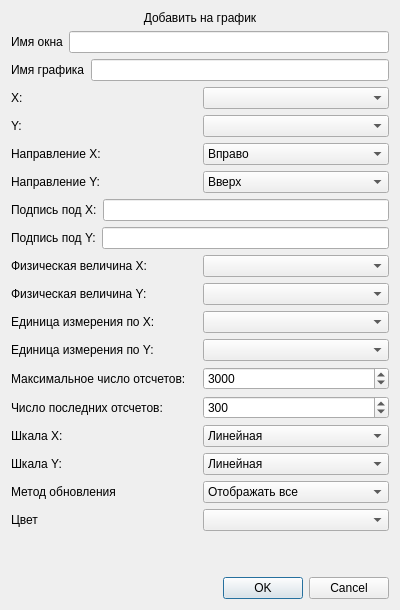
<?xml version="1.0" encoding="UTF-8"?>
<ui version="4.0">
 <class>AddOnPlotDialog</class>
 <widget class="QDialog" name="AddOnPlotDialog">
  <property name="geometry">
   <rect>
    <x>0</x>
    <y>0</y>
    <width>400</width>
    <height>610</height>
   </rect>
  </property>
  <property name="windowTitle">
   <string>Dialog</string>
  </property>
  <layout class="QGridLayout" name="gridLayout_2">
   <item row="0" column="0">
    <layout class="QGridLayout" name="gridLayout">
     <item row="14" column="0">
      <layout class="QHBoxLayout" name="horizontalLayout_11">
       <item>
        <widget class="QLabel" name="label_12">
         <property name="text">
          <string>Число последних отсчетов:</string>
         </property>
        </widget>
       </item>
       <item>
        <widget class="QSpinBox" name="spinBox_MaxLastN">
         <property name="maximum">
          <number>999999999</number>
         </property>
         <property name="value">
          <number>300</number>
         </property>
        </widget>
       </item>
      </layout>
     </item>
     <item row="7" column="0">
      <layout class="QHBoxLayout" name="horizontalLayout_6">
       <item>
        <widget class="QLabel" name="label_7">
         <property name="text">
          <string>Подпись под X:</string>
         </property>
        </widget>
       </item>
       <item>
        <widget class="QLineEdit" name="xTitleEdit"/>
       </item>
      </layout>
     </item>
     <item row="19" column="0">
      <spacer name="verticalSpacer">
       <property name="orientation">
        <enum>Qt::Vertical</enum>
       </property>
       <property name="sizeHint" stdset="0">
        <size>
         <width>20</width>
         <height>40</height>
        </size>
       </property>
      </spacer>
     </item>
     <item row="11" column="0">
      <layout class="QHBoxLayout" name="horizontalLayout_17">
       <item>
        <widget class="QLabel" name="label_18">
         <property name="text">
          <string>Единица измерения по X:</string>
         </property>
        </widget>
       </item>
       <item>
        <widget class="QComboBox" name="xUnitComboBox"/>
       </item>
      </layout>
     </item>
     <item row="8" column="0">
      <layout class="QHBoxLayout" name="horizontalLayout_7">
       <item>
        <widget class="QLabel" name="label_8">
         <property name="text">
          <string>Подпись под Y:</string>
         </property>
        </widget>
       </item>
       <item>
        <widget class="QLineEdit" name="yTitleEdit"/>
       </item>
      </layout>
     </item>
     <item row="10" column="0">
      <layout class="QHBoxLayout" name="horizontalLayout_9">
       <item>
        <widget class="QLabel" name="label_10">
         <property name="text">
          <string>Физическая величина Y:</string>
         </property>
        </widget>
       </item>
       <item>
        <widget class="QComboBox" name="yPhysQuantCbBox"/>
       </item>
      </layout>
     </item>
     <item row="3" column="0">
      <layout class="QHBoxLayout" name="horizontalLayout">
       <item>
        <widget class="QLabel" name="label_2">
         <property name="text">
          <string>X:</string>
         </property>
        </widget>
       </item>
       <item>
        <widget class="QComboBox" name="xNameComboBox"/>
       </item>
      </layout>
     </item>
     <item row="15" column="0">
      <layout class="QHBoxLayout" name="horizontalLayout_13">
       <item>
        <widget class="QLabel" name="label_14">
         <property name="text">
          <string>Шкала X:</string>
         </property>
        </widget>
       </item>
       <item>
        <widget class="QComboBox" name="xScaleTypeCbBox">
         <item>
          <property name="text">
           <string>Линейная</string>
          </property>
         </item>
         <item>
          <property name="text">
           <string>Логарифмическая</string>
          </property>
         </item>
        </widget>
       </item>
      </layout>
     </item>
     <item row="0" column="0">
      <widget class="QLabel" name="mainLabel">
       <property name="text">
        <string>Добавить на график</string>
       </property>
       <property name="alignment">
        <set>Qt::AlignHCenter|Qt::AlignTop</set>
       </property>
      </widget>
     </item>
     <item row="13" column="0">
      <layout class="QHBoxLayout" name="horizontalLayout_10">
       <item>
        <widget class="QLabel" name="label_11">
         <property name="text">
          <string>Максимальное число отсчетов:</string>
         </property>
        </widget>
       </item>
       <item>
        <widget class="QSpinBox" name="spinBox_MaxN">
         <property name="maximum">
          <number>999999999</number>
         </property>
         <property name="value">
          <number>3000</number>
         </property>
        </widget>
       </item>
      </layout>
     </item>
     <item row="4" column="0">
      <layout class="QHBoxLayout" name="horizontalLayout_2">
       <item>
        <widget class="QLabel" name="label_3">
         <property name="text">
          <string>Y:</string>
         </property>
        </widget>
       </item>
       <item>
        <widget class="QComboBox" name="yNameComboBox"/>
       </item>
      </layout>
     </item>
     <item row="18" column="0">
      <layout class="QHBoxLayout" name="horizontalLayout_14">
       <item>
        <widget class="QLabel" name="label_15">
         <property name="text">
          <string>Цвет</string>
         </property>
        </widget>
       </item>
       <item>
        <widget class="QComboBox" name="colorComboBox"/>
       </item>
      </layout>
     </item>
     <item row="5" column="0">
      <layout class="QHBoxLayout" name="horizontalLayout_4">
       <item>
        <widget class="QLabel" name="label_5">
         <property name="text">
          <string>Направление X:</string>
         </property>
        </widget>
       </item>
       <item>
        <widget class="QComboBox" name="xDirComboBox">
         <item>
          <property name="text">
           <string>Вправо</string>
          </property>
         </item>
         <item>
          <property name="text">
           <string>Влево</string>
          </property>
         </item>
        </widget>
       </item>
      </layout>
     </item>
     <item row="17" column="0">
      <layout class="QHBoxLayout" name="horizontalLayout_15">
       <item>
        <widget class="QLabel" name="label_16">
         <property name="text">
          <string>Метод обновления</string>
         </property>
        </widget>
       </item>
       <item>
        <widget class="QComboBox" name="updateModeCbBox">
         <item>
          <property name="text">
           <string>Отображать все</string>
          </property>
         </item>
         <item>
          <property name="text">
           <string>Последние N отсчетов</string>
          </property>
         </item>
        </widget>
       </item>
      </layout>
     </item>
     <item row="20" column="0">
      <widget class="QDialogButtonBox" name="buttonBox">
       <property name="orientation">
        <enum>Qt::Horizontal</enum>
       </property>
       <property name="standardButtons">
        <set>QDialogButtonBox::Cancel|QDialogButtonBox::Ok</set>
       </property>
      </widget>
     </item>
     <item row="12" column="0">
      <layout class="QHBoxLayout" name="horizontalLayout_16">
       <item>
        <widget class="QLabel" name="label_17">
         <property name="text">
          <string>Единица измерения по Y:</string>
         </property>
        </widget>
       </item>
       <item>
        <widget class="QComboBox" name="yUnitComboBox"/>
       </item>
      </layout>
     </item>
     <item row="9" column="0">
      <layout class="QHBoxLayout" name="horizontalLayout_8">
       <item>
        <widget class="QLabel" name="label_9">
         <property name="text">
          <string>Физическая величина X:</string>
         </property>
        </widget>
       </item>
       <item>
        <widget class="QComboBox" name="xPhysQuantCbBox"/>
       </item>
      </layout>
     </item>
     <item row="2" column="0">
      <layout class="QHBoxLayout" name="horizontalLayout_3">
       <item>
        <widget class="QLabel" name="graphNameLabel">
         <property name="text">
          <string>Имя графика</string>
         </property>
        </widget>
       </item>
       <item>
        <widget class="QLineEdit" name="graphNameLineEdit"/>
       </item>
      </layout>
     </item>
     <item row="6" column="0">
      <layout class="QHBoxLayout" name="horizontalLayout_5">
       <item>
        <widget class="QLabel" name="label_6">
         <property name="text">
          <string>Направление Y:</string>
         </property>
        </widget>
       </item>
       <item>
        <widget class="QComboBox" name="yDirComboBox">
         <item>
          <property name="text">
           <string>Вверх</string>
          </property>
         </item>
         <item>
          <property name="text">
           <string>Вниз</string>
          </property>
         </item>
        </widget>
       </item>
      </layout>
     </item>
     <item row="16" column="0">
      <layout class="QHBoxLayout" name="horizontalLayout_12">
       <item>
        <widget class="QLabel" name="label_13">
         <property name="text">
          <string>Шкала Y:</string>
         </property>
        </widget>
       </item>
       <item>
        <widget class="QComboBox" name="yScaleTypeCbBox">
         <item>
          <property name="text">
           <string>Линейная</string>
          </property>
         </item>
         <item>
          <property name="text">
           <string>Логарифмическая</string>
          </property>
         </item>
        </widget>
       </item>
      </layout>
     </item>
     <item row="1" column="0">
      <layout class="QHBoxLayout" name="horizontalLayout_18">
       <item>
        <widget class="QLabel" name="customPlotNameLabel">
         <property name="text">
          <string>Имя окна</string>
         </property>
        </widget>
       </item>
       <item>
        <widget class="QLineEdit" name="customPltNameLineEdit"/>
       </item>
      </layout>
     </item>
    </layout>
   </item>
  </layout>
 </widget>
 <resources/>
 <connections>
  <connection>
   <sender>buttonBox</sender>
   <signal>accepted()</signal>
   <receiver>AddOnPlotDialog</receiver>
   <slot>accept()</slot>
   <hints>
    <hint type="sourcelabel">
     <x>248</x>
     <y>254</y>
    </hint>
    <hint type="destinationlabel">
     <x>157</x>
     <y>274</y>
    </hint>
   </hints>
  </connection>
  <connection>
   <sender>buttonBox</sender>
   <signal>rejected()</signal>
   <receiver>AddOnPlotDialog</receiver>
   <slot>reject()</slot>
   <hints>
    <hint type="sourcelabel">
     <x>316</x>
     <y>260</y>
    </hint>
    <hint type="destinationlabel">
     <x>286</x>
     <y>274</y>
    </hint>
   </hints>
  </connection>
 </connections>
</ui>
